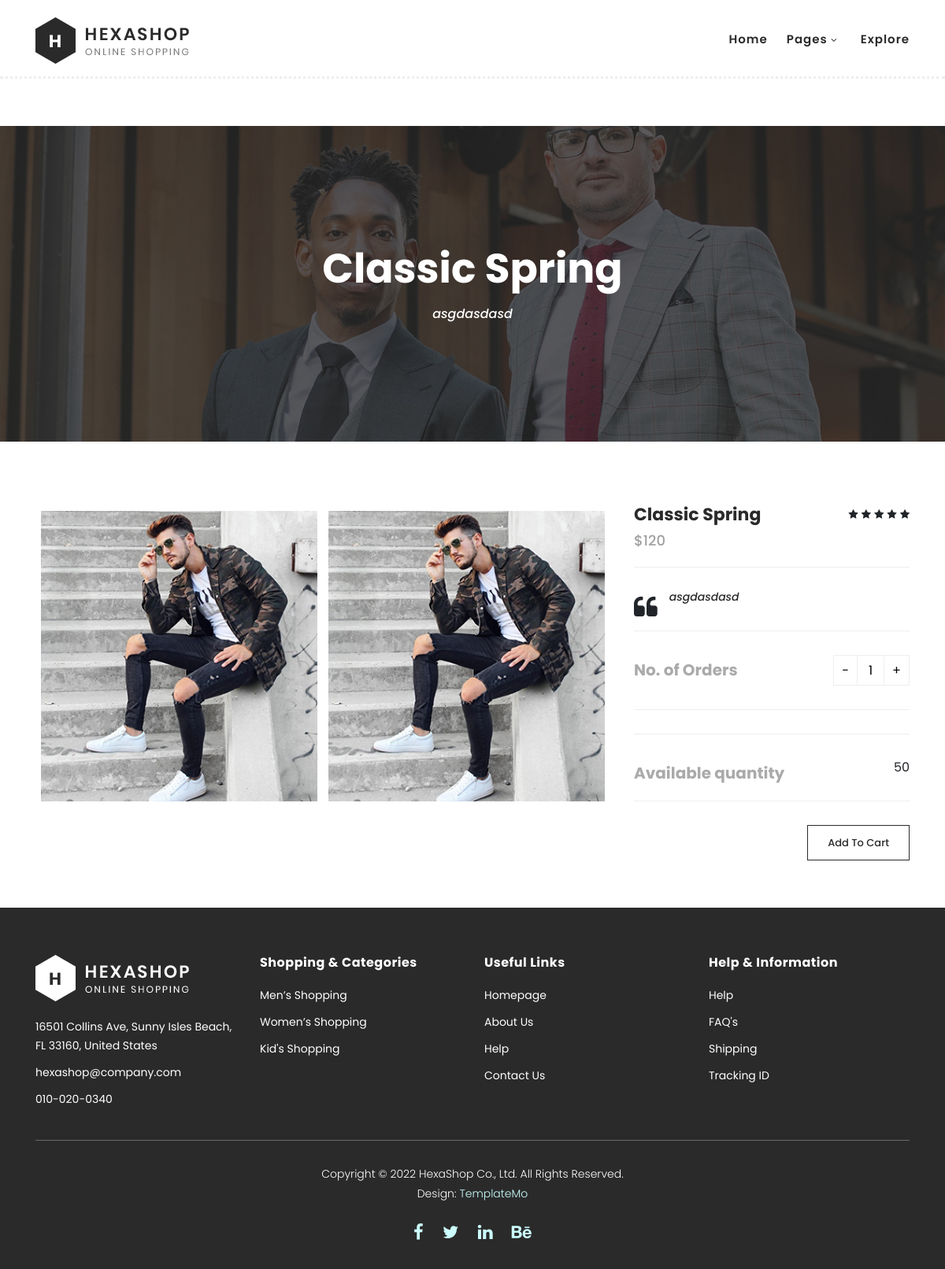
The app's page /single-product.php?id=1 with its own data.
### tables this page shows
CREATE TABLE `items` (
  `id` int(11) NOT NULL AUTO_INCREMENT,
  `name` varchar(50) NOT NULL,
  `description` text,
  `img_main` text,
  `img_second` text,
  `rating` int(11) DEFAULT NULL,
  `price` int(11) NOT NULL,
  `sex` int(11) DEFAULT NULL,
  `for_kids` int(11) DEFAULT NULL,
  `item_count` int(11) DEFAULT NULL,
  `item_type` int(11) DEFAULT NULL,
  PRIMARY KEY (`id`),
  KEY `item_type` (`item_type`),
  CONSTRAINT `items_ibfk_1` FOREIGN KEY (`item_type`) REFERENCES `clothes_types` (`id`)
);

### single-product.php (the view, shortened to what this page needs)
<?php
include_once 'connect.php';
$sql = <<<SQL
SELECT * FROM `items` WHERE `id` = {$_GET['id']};
SQL;
$result = mysqli_query($connect, $sql);
$r = mysqli_fetch_assoc($result);
?>
<!DOCTYPE html>
<html lang="en">
  <head>
    <link rel="stylesheet" href="./custom/custom.css">
    <link rel="stylesheet" type="text/css" href="assets/css/bootstrap.min.css">
    <link rel="stylesheet" type="text/css" href="assets/css/font-awesome.css">
    <link rel="stylesheet" href="assets/css/templatemo-hexashop.css">
    <link rel="stylesheet" href="assets/css/owl-carousel.css">
    <link rel="stylesheet" href="assets/css/lightbox.css">
    </head>
    <body>
    <?php include_once 'header.php'; ?>
    <div class="page-heading" id="top">
        <div class="container">
            <div class="row">
                <div class="col-lg-12">
                    <div class="inner-content">
                        <h2><?php echo $r['name']; ?></h2>
                        <span><?php echo $r['description']; ?></span>
                    </div>
                </div>
            </div>
        </div>
    </div>
    <section class="section" id="product">
        <div class="container">
            <div class="row">
                <div class="col-lg-8">
                <div class="left-images">
                    <img src="<?php echo $r['img_main']; ?>" alt="" class="single-img">
                    <img src="<?php echo $r['img_second']; ?>" alt="" class="single-img">
                </div>
            </div>
            <div class="col-lg-4">
                <div class="right-content">
                    <h4><?php echo $r['name']; ?></h4>
                    <span class="price">$<?php echo $r['price']; ?></span>
                    <ul class="stars">
                        <?php for($i = 0; $i<$r['rating']; $i++): ?>
                            <li><i class="fa fa-star"></i></li>
                        <?php endfor; ?>
                        </ul>
                    <div class="quote">
                        <i class="fa fa-quote-left"></i><p><?php echo $r['description']; ?></p>
                    </div>
                    <div class="quantity-content">
                        <div class="left-content">
                            <h6>No. of Orders</h6>
                        </div>
                        <div class="right-content">
                            <div class="quantity buttons_added">
                                <input type="button" value="-" class="minus"><input type="number" step="1" min="1" max="<?php echo intval( $r['item_count'] / 4); ?>" id="quantity" name="quantity" value="1" title="Qty" class="input-text qty text" size="4" pattern="" inputmode=""><input type="button" value="+" class="plus">
                            </div>
                        </div>
                    </div>
                    <div class="quantity-content">
                        <div class="left-content">
                            <h6>Available quantity</h6>
                        </div>
                        <div class="right-content">
                            <div class="quantity buttons_added">
                                <?php echo $r['item_count']; ?>
                            </div>
                        </div>
                    </div>
                    <div class="total">
                        <div class="main-border-button"><a href="#">Add To Cart</a></div>
                    </div>
                </div>
            </div>
            </div>
        </div>
    </section>
    <?php include_once 'footer.php'; ?>
  </body>
</html>

### custom/custom.css (style rules this page uses)
.left-images { height: 90%; width: 100%; display: inline-flex; }
.single-img { display: inline-flex; margin:1%; }

### assets/css/templatemo-hexashop.css (style rules this page uses)
html, body, div, span, applet, object, iframe, h1, h2, h3, h4, h5, h6, p, blockquote, div pre, a, abbr, acronym, address, big, cite, code, del, dfn, em, font, img, ins, kbd, q, s, samp, small, strike, strong, sub, sup, tt, var, b, u, i, center, dl, dt, dd, ol, ul, li, figure, header, nav, section, article, aside, footer, figcaption { margin: 0; padding: 0; border: 0; outline: 0; }
ul, li { padding: 0; margin: 0; list-style: none; }
header, nav, section, article, aside, footer, hgroup { display: block; }
* { box-sizing: border-box; }
html, body { font-family: 'Poppins', sans-serif; font-weight: 400; background-color: #fff; font-size: 16px; -ms-text-size-adjust: 100%; -webkit-font-smoothing: antialiased; -moz-osx-font-smoothing: grayscale; }
a { text-decoration: none !important; }
h1, h2, h3, h4, h5, h6 { margin-top: 0px; margin-bottom: 0px; }
ul { margin-bottom: 0px; }
p { font-size: 14px; line-height: 25px; color: #2a2a2a; }
html, body { background: #fff; font-family: 'Poppins', sans-serif; }
.main-border-button a { font-size: 13px; color: #fff; border: 1px solid #fff; padding: 12px 25px; display: inline-block; font-weight: 500; transition: all .3s; }
.page-heading { margin-top: 160px; margin-bottom: 30px; background-image: url(../images/products-page-heading.jpg); background-position: center center; background-size: cover; background-repeat: no-repeat; }
.page-heading .inner-content { padding: 150px 0px; text-align: center; }
.page-heading .inner-content h2 { font-size: 52px; color: #fff; font-weight: 700; margin-bottom: 15px; }
.page-heading .inner-content span { font-size: 16px; font-weight: 500; color: #fff; font-style: italic; }
#product { margin-top: 80px; }
#product .left-images img { width: 100%; overflow: hidden; margin-bottom: 30px; }
#product .right-content { position: relative; z-index: 3; background-color: #fff; }
#product .right-content h4 { font-size: 22px; color: #2a2a2a; font-weight: 700; margin-bottom: 0px; }
#product .right-content span.price { font-size: 18px; color: #a1a1a1; font-weight: 500; display: block; margin-top: 5px; border-bottom: 1px solid #eee; padding-bottom: 20px; }
#product .right-content ul.stars { position: absolute; right: 0; top: 0; }
#product .right-content ul.stars li { display: inline; font-size: 13px; }
#product .right-content span { font-size: 14px; color: #aaaaaa; font-weight: 500; display: block; margin-top: 25px; }
#product .right-content .quote { margin-top: 25px; }
#product .right-content .quote i { float: left; font-size: 32px; margin-right: 15px; margin-top: 10px; }
#product .right-content .quote p { font-style: italic; color: #2a2a2a; font-weight: 500; }
#product .right-content p { font-size: 14px; color: #aaaaaa; font-weight: 500; display: block; margin-top: 25px; }
.quantity-content { margin-top: 30px; padding-top: 30px; border-top: 1px solid #eee; border-bottom: 1px solid #eee; width: 100%; padding-bottom: 30px; margin-bottom: 30px; }
.quantity-content .left-content { float: left; margin-right: 30px; }
.quantity-content .right-content { text-align: right; }
.quantity-content .left-content h6 { padding-top: 7px; font-size: 20px; font-weight: 700; color: #aaa; position: relative; z-index: 11; }
.total .main-border-button { text-align: right; }
.total .main-border-button a { border-color: #2a2a2a; color: #2a2a2a; }
.quantity { display: inline-block; }
.quantity .input-text.qty { width: 35px; height: 39px; padding: 0 5px; text-align: center; background-color: transparent; border: 1px solid #efefef; }
.quantity.buttons_added { text-align: left; position: relative; white-space: nowrap; vertical-align: top; }
.quantity.buttons_added input { display: inline-block; margin: 0; vertical-align: top; box-shadow: none; }
.quantity.buttons_added .minus, .quantity.buttons_added .plus { padding: 7px 10px 8px; height: 39px; background-color: #ffffff; border: 1px solid #efefef; cursor:pointer; }
.quantity.buttons_added .minus { border-right: 0; }
.quantity.buttons_added .plus { border-left: 0; }

### records on screen
items: name "Classic Spring", description "asgdasdasd", img_main (picture), img_second (picture), price "120", rating 5 (drawn), item_count "50"
